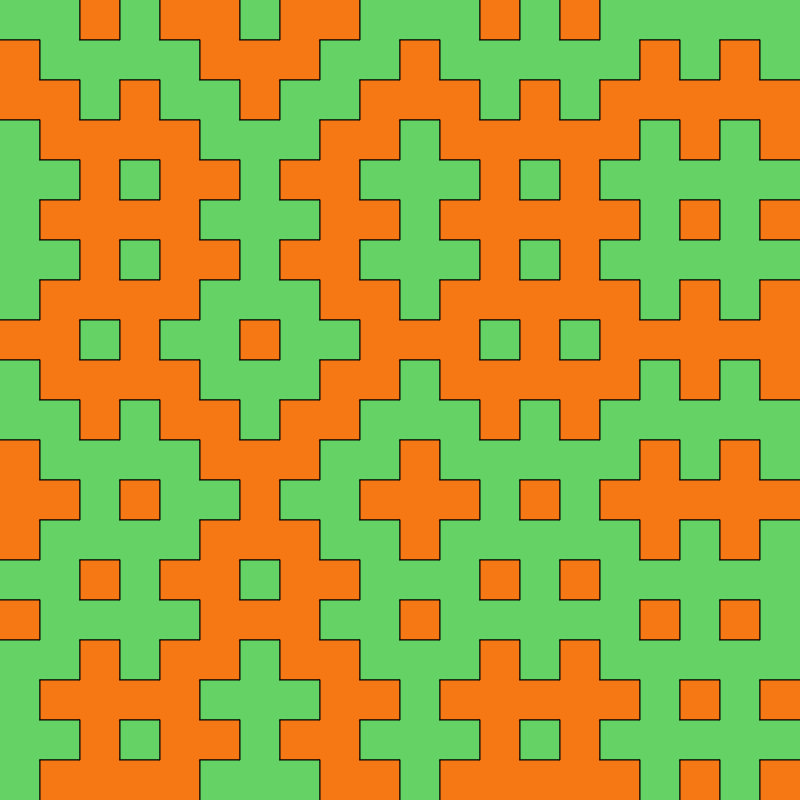
Frame 1 (no input)
Frame 60 (no input): identical to frame 1, image omitted
Frame 120 (the mouse pressed at the canvas centre since frame 60): identical to frame 1, image omitted

The p5.js sketch that drew this single still picture (run headless with seeded random() and noise() and a simulated clock; from frame 60 on, the mouse is pressed at the canvas centre):

// p5.js sketch
// ── sketch.js
const size = 20
let rows = size;
let cols = size;
let sWidth;
let sHeight;

let rowValues = [];
let colValues = [];

let squares = [];

function setup() {
    createCanvas(800, 800);
    background(200);
    fill(0);

    sWidth = width / cols;
    sHeight = height / rows;

    for (i = 0; i < rows; i++)
    {
        rowValues.push(Math.floor(Math.random() * 2));    
    }

    for (i = 0; i < cols; i++)
    {
        colValues.push(Math.floor(Math.random() * 2));    
    }

    for (i = 0; i < cols; i++)
    {
        squares[i] = [];
        for (j = 0; j < rows; j++)
        {
            squares[i][j] = new Square(i, j, sWidth, sHeight);
        }
    }

    for (i = 1; i < rows; i++)
    {
        startIndex = rowValues[i];

        for (j = startIndex; j < cols; j +=2)
        {
            //console.log(i, j);
            squares[i][j].sides[0] = 1;
            squares[i - 1][j].sides[2] = 1;
        }
    }

    //console.log("==============");

    for (j = 1; j < cols; j++)
    {
        startIndex = colValues[j];

        for (i = startIndex; i < rows; i +=2)
        {
            //console.log(i, j);
            squares[i][j].sides[1] = 1;
            squares[i][j - 1].sides[3] = 1;
        }
    }

    let nextColour = true;
    for (j = 0; j < rows; j++)
    {
        for (i = 0; i < cols; i++)
        {
            //console.log(i, j);
            let square = squares[i][j];
            if (i == 0 && j >= 1)
            {
                //console.log(squares[i][j - 1]);
                if (squares[i][j - 1].sides[3]) {
                    nextColour = !squares[i][j - 1].colour;
                }
                else {
                    nextColour = squares[i][j - 1].colour;
                }
            }
            square.colour = nextColour;

            if (square.sides[2]) {
                nextColour = !nextColour;
            }
        }
    }

    for (i = 0; i < cols; i++)
    {
        for (j = 0; j < rows; j++)
        {
            let square = squares[i][j];
            square.display();

        }
    }
    //console.log(squares);
}

function draw() {

    /*
    for (i = 1; i < rows; i++)
    {
        startIndex = rowValues[i];

        for (j = startIndex; j < cols; j+=2)
        {
            let x = j * sWidth;
            let y = i * sHeight;
            line(x, y, x + sWidth, y);
        }
    }

    for (i = 1; i < cols; i++)
    {
        startIndex = colValues[i];

        for (j = startIndex; j < cols; j+=2)
        {
            let x = i * sWidth;
            let y = j * sHeight;
            line(x, y, x, y + sHeight);
        }
    }
    */
}
// ── Square.js
class Square
{
  constructor(x, y, width, height)
  {
    this.x = x;
    this.y = y;
    this.width = width;
    this.height = height;
    this.sides = [0, 0, 0, 0] //left top right bottom
    this.colour = false;
  }

  display()
  {
    let x = this.x * sWidth;
    let y = this.y * sHeight;
    
    noStroke();
    if (this.colour) {
      fill(100, 210, 100);
    } 
    else {
      fill(245, 120, 20);
    }
    rect(x, y, this.width, this.height);
    
    
    stroke(0);
    //fill(0);
    textSize(32);
    //text(this.x + "," + this.y, x + this.width / 4, y + this.height / 2);

    if (this.sides[0]) line(x, y, x, y + sHeight); // left
    if (this.sides[1]) line(x, y, x + sWidth, y); // top
    if (this.sides[2]) line(x + sWidth, y, x + sWidth, y + sWidth); // right
    if (this.sides[3]) line(x, y + sWidth, x + sWidth, y + sWidth); // bottom
  }
}
